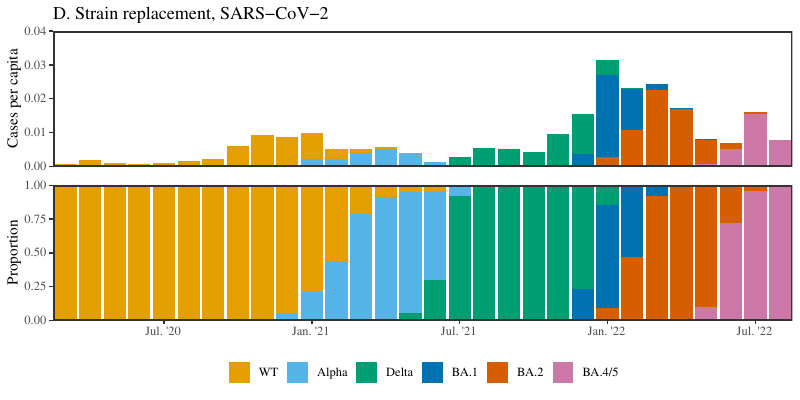

Write R code to recreate this figure.
library(tidyr)
library(dplyr)
library(lubridate)
library(ggplot2); theme_set(theme_bw(base_family="Times"))
library(egg)
library(vroom)

data_covid <- vroom("../data/R_average.txt") 

covid_color <- c("#E69F00", "#56B4E9", "#009E73", "#0072B2", "#D55E00", "#CC79A7")

data_covid_raw <- data_covid %>%
	mutate(
		date=time+as.Date("1900-01-01"),
		WT=x_wt*tot_cases_rate,
		Alpha=x_ALPHA*tot_cases_rate,
		Delta=x_DELTA*tot_cases_rate,
		BA.1=x_BA.1*tot_cases_rate,
		BA.2=x_BA.2*tot_cases_rate,
		BA.45=(x_BA.4+x_BA.5)*tot_cases_rate
	) %>%
	select(date, WT, Alpha, Delta, BA.1, BA.2, BA.45) %>%
	gather(key, value, -date) %>%
	mutate(
		key=factor(key, levels=c("WT", "Alpha", "Delta", "BA.1", "BA.2", "BA.45"),
							 labels=c("WT", "Alpha", "Delta", "BA.1", "BA.2", "BA.4/5"))
	) %>%
	filter(
		value > 1e-6
	)

data_covid_raw2 <- data_covid_raw %>%
	mutate(
		year=year(date),
		month=month(date)
	) %>%
	group_by(year, month, key) %>%
	summarize(
		value=sum(value)
	) %>%
	filter(!(year + month/12 <= 2020+9/12 & key != "WT"))

data_covid_raw3 <- data_covid_raw2 %>%
	mutate(
		value=value/sum(value)
	)

g1 <- ggplot(data_covid_raw2) +
	geom_bar(aes(year+(month-1)/12, value/7, fill=key), lwd=0.8, stat="identity") +
	scale_x_continuous(expand=c(0, 0),
										 limits=c(2020+1.5/12, 2022+7.5/12),
										 breaks=c(2020+6/12, 2021, 2021+6/12, 2022, 2022+6/12),
										 labels=c("Jul. '20", "Jan. '21", "Jul. '21", "Jan. '22", "Jul. '22")) +
	scale_y_continuous("Cases per capita", expand=c(0, 0), limits=c(0, 0.04)) +
	scale_fill_manual(values=covid_color[1:6]) +
	guides(fill=guide_legend(nrow=1)) +
	ggtitle("D. Strain replacement, SARS-CoV-2") +
	theme(
		panel.grid = element_blank(),
		panel.border = element_rect(size=1),
		# axis.line = element_line(),
		axis.title.x = element_blank(),
		axis.ticks.x = element_blank(),
		axis.text.x = element_blank(),
		legend.position = "none",
		legend.title = element_blank()
	)

g2 <- ggplot(data_covid_raw3) +
	geom_bar(aes(year+(month-1)/12, value, fill=key), lwd=0.8, stat="identity") +
	scale_x_continuous(expand=c(0, 0),
										 limits=c(2020+1.5/12, 2022+7.5/12),
										 breaks=c(2020+6/12, 2021, 2021+6/12, 2022, 2022+6/12),
										 labels=c("Jul. '20", "Jan. '21", "Jul. '21", "Jan. '22", "Jul. '22")) +
	scale_y_continuous("Proportion", expand=c(0, 0), limits=c(0, NA)) +
	scale_fill_manual(values=covid_color[1:6]) +
	guides(fill=guide_legend(nrow=1)) +
	theme(
		panel.grid = element_blank(),
		panel.border = element_rect(size=1),
		# axis.line = element_line(),
		axis.title.x = element_blank(),
		legend.position = "bottom",
		legend.title = element_blank()
	)

g_covid <- ggarrange(g1, g2, nrow=2, heights=c(1, 1), draw=FALSE)

ggsave("figure1_covid.pdf", g_covid, width=8, height=4)
save("g_covid", file="figure1_covid.rda")
